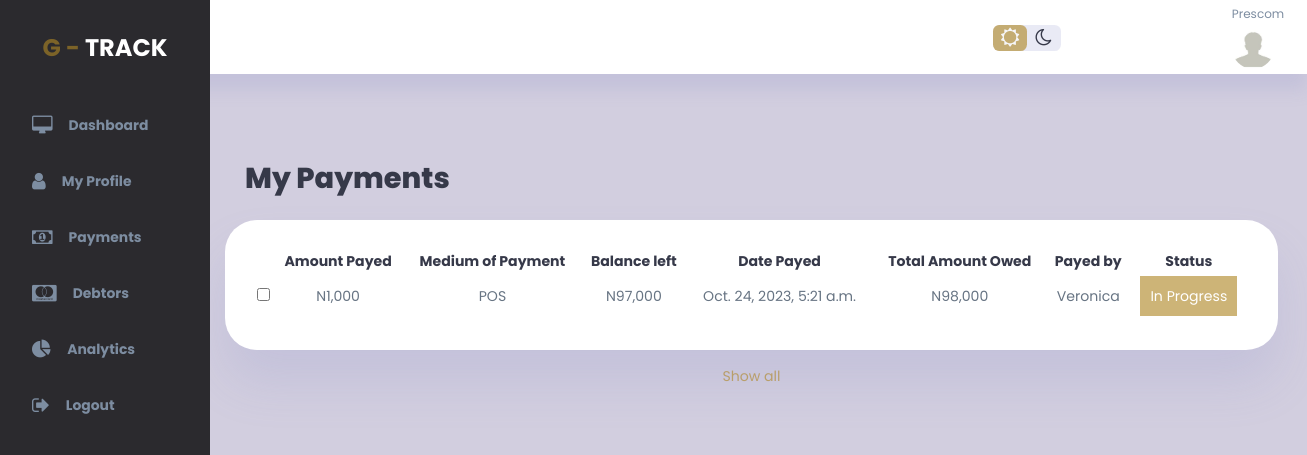
The page /my_payments/16 (signed in) on the database as committed earlier.
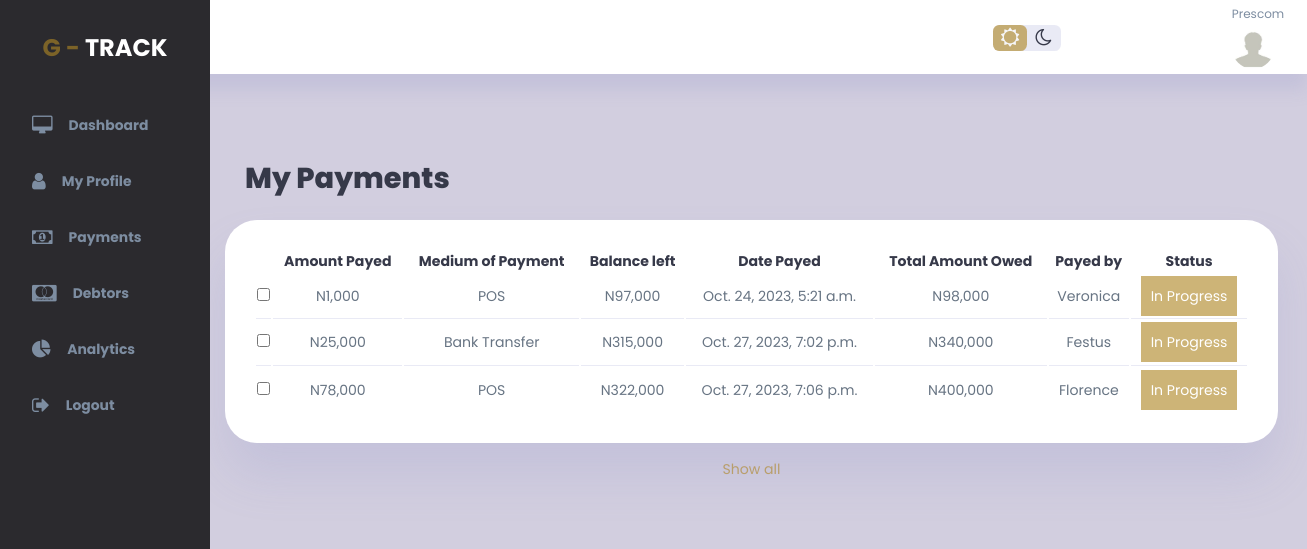
The same page on the database as committed later.
### gtrack_app/models.py (models this page shows)
class Payment(models.Model):
    debtor_id = models.ForeignKey(Debtor, on_delete=models.CASCADE, blank=True, null=True)  # Foreign key to Debtor
    client_id = models.ForeignKey(User, on_delete=models.CASCADE, blank=True, null=True)
    medium_of_payment = models.CharField(max_length=65, null=True, blank=True)
    amount_payed = models.DecimalField(max_digits=10, decimal_places=2, null=True)
    status = models.CharField(max_length=65, null=True, blank=True)
    balance_left = models.DecimalField(max_digits=10, decimal_places=2, default=0.00)
    date_payed = models.DateTimeField(auto_now=True)

class Debtor(models.Model):
    client_id = models.IntegerField(blank=True, null=True)
    firstname = models.CharField(max_length=65, null=True, blank=True)
    surname = models.CharField(max_length=65, null=True, blank=True)
    address = models.CharField(max_length=65, null=True, blank=True)
    phone = models.CharField(max_length=65, null=True, blank=True)
    email = models.CharField(max_length=65, null=True, blank=True)
    guarantors_name = models.CharField(max_length=65, null=True, blank=True)
    guarantors_phone = models.CharField(max_length=65, null=True, blank=True)
    guarantors_email = models.CharField(max_length=65, null=True, blank=True)
    amount_owed = models.DecimalField(max_digits=10, decimal_places=2, default=0.00)
    date_captured = models.DateTimeField(auto_now=True)
    due_date = models.DateField(null=True, blank=True)

### gtrack_app/views.py (the view)
# urls.py: path("my_payments/<int:user_id>", views.my_payments, name="my_payments"),
@login_required
def my_payments(request, user_id):
    my_payments = Payment.objects.filter(client_id=user_id)
    my_debtors = Debtor.objects.filter(client_id=user_id)
    return render(request, 'clients_dashboard/my_payments.html', {'payments': my_payments, 'debtors': my_debtors})

### templates/clients_dashboard/my_payments.html (shortened to what the changed rows need)
{% extends 'base.html' %}
{% block content %}
{% load static %}
<div class="wrapper">
    <div class="main-container">
        <div class="panel cover">
            <main>
                <h1 class="panel-label">My Payments</h1>
                <div class="panel-body">
                    <form method="post" action="{% url 'debtors_bulk_actions' %}">
                        <div class="admin-panel">
                            {% load humanize %}
                            <table>
                                <thead>
                                    <tr>
                                        <th></th>
                                        <th>Amount Payed</th>
                                        <th>Medium of Payment</th>
                                        <th>Balance left</th>
                                        <th>Date Payed</th>
                                        <th>Total Amount Owed</th>
                                        <th>Payed by</th>
                                        <th>Status</th>
                                    </tr>
                                </thead>
                                <tbody>
                                    {% for payment in payments %}
                                    <tr>
                                        <td><input type="checkbox" value="{{payment.id}}" name="selected_users"></td>
                                        <td>N{{ payment.amount_payed|floatformat:0|intcomma }}</td>
                                        <td>{{ payment.medium_of_payment }}</td>
                                        <td>N{{ payment.balance_left|floatformat:0|intcomma }}</td>
                                        <td>{{ payment.date_payed }}</td>
                                        <td>N{{ payment.debtor_id.amount_owed|floatformat:0|intcomma }}</td>
                                        <td>{{ payment.debtor_id.firstname }} {{ payment.debtor.surname }}</td>
                                        <td><a class="primary-btn">{{ payment.status }}</a></td>
                                    </tr>
                                    {% endfor %}
                                </tbody>
                            </table>
                        </div>
                    </form>
                </div>
            </main>
        </div>
    </div>
</div>
{% endblock %}

Rows that differ between the two databases and show on the page:
added Payment: amount_payed "25,000", medium_of_payment "Bank Transfer", balance_left "315,000", date_payed "Oct. 27, 2023, 7:02 p.m.", debtor_id.amount_owed "340,000", debtor_id.firstname "Festus", status "In Progress"
added Payment: amount_payed "78,000", medium_of_payment "POS", balance_left "322,000", date_payed "Oct. 27, 2023, 7:06 p.m.", debtor_id.amount_owed "400,000", debtor_id.firstname "Florence", status "In Progress"
